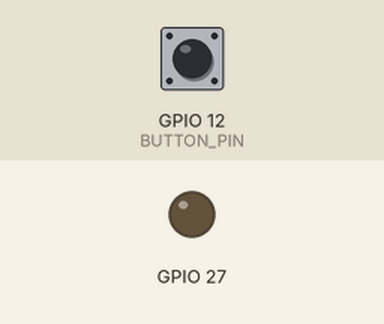
This sketch was run on a simulated ESP32. Parts: output pins drawn as LEDs (lit = HIGH). Dashed ring = blinking. Inputs (shaded band) come from the test bench; at power-on: GPIO 12 (BUTTON_PIN) HIGH.

Above: at 1.2 s.
1.3 s: GPIO 12 (BUTTON_PIN) pulled LOW for 3.2 s
At 2.6 s:
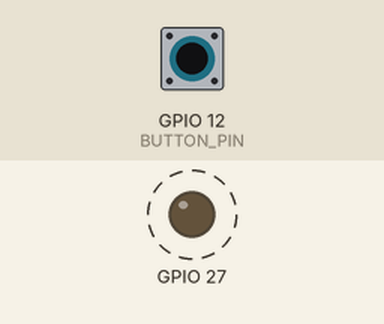
Timing chart, 0 to 4.5 s (numbered marks = the images above; inputs shaded):
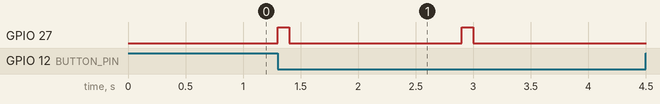

Measured:
- after the input at 1.3 s, GPIO 27: alternates HIGH for 0.10 s and LOW for 1.5 s, 4 changes in all, then stays LOW, starting at once

The sketch:

Solenoid_Test.ino
```cpp
#define BUTTON_PIN 12

void setup() {
  pinMode(27, OUTPUT);
  pinMode(BUTTON_PIN, INPUT_PULLUP);
}

void loop() {
  int val = 0;
  val = digitalRead(BUTTON_PIN);
  if (val == LOW) {
    digitalWrite(27, HIGH);
    delay(100);
    digitalWrite(27, LOW);
    delay(1500);
  }
}
```
